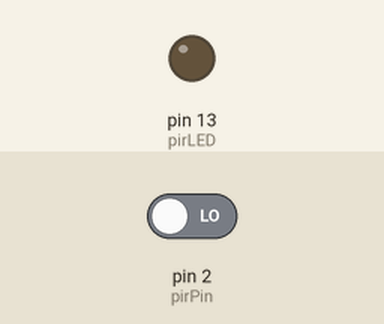
Bench run of a sketch on a simulated Arduino Uno, built with avr-gcc and run on an emulated ATmega328P. Parts: output pins drawn as LEDs (lit = HIGH). The test bench sets the inputs (shaded band); at power-on: pin 2 (pirPin) LOW. What the sketch prints to the serial monitor is not drawn.

Above: at 6.2 s.
6.3 s: pin 2 (pirPin) driven HIGH
At 7.0 s:
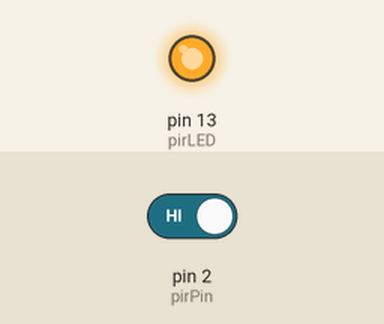
7.8 s: pin 2 (pirPin) driven LOW
At 8.1 s:
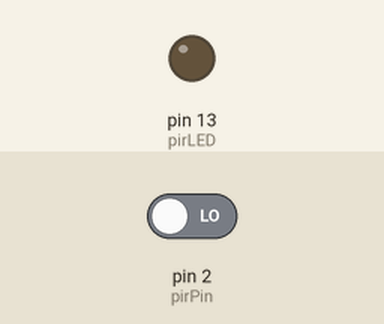
Timing chart, 0 to 10.8 s (numbered marks = the images above; inputs shaded):
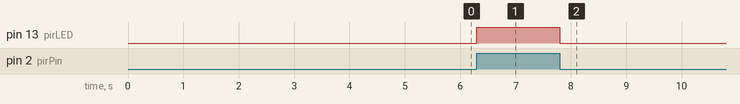

Measured:
- after the input at 6.3 s, pin 13 (pirLED): LOW → HIGH at once
- after the input at 7.8 s, pin 13 (pirLED): HIGH → LOW at once

The sketch:

pirArdiuno.ino
```cpp
 const byte pirPin = 2;
const byte pirLED = 13; // buildin LED

byte calibrationTime = 5;
boolean pirState = 0, oldpirState = 0;

void setup() {
  Serial.begin(9600); // start serial monitor
  pinMode(pirLED, OUTPUT);

  Serial.print("Calibrating");

  for (int i = 0; i < calibrationTime; i++) {
    Serial.print(".");
    delay(1000);
  }
  Serial.println(" done");
  Serial.println("SENSOR ACTIVE");
}

void loop() {
  pirState = digitalRead(pirPin); // read the pin every loop
  if (pirState != oldpirState) { // if it has changed (not the same as before)
    if (pirState) { // if PIR is active
      digitalWrite(pirLED, HIGH); // turn onboard LED on
      Serial.println("Movement detected");
      // more "on" code here, e.g. send alarm to BT/Android
    }
    else { // if PIR is not active
      digitalWrite(pirLED, LOW); // turn onboard LED off
      Serial.println("PIR inactive");
      // more "off" code here
    }
    oldpirState = pirState; // update oldpirState
  }
}
```
